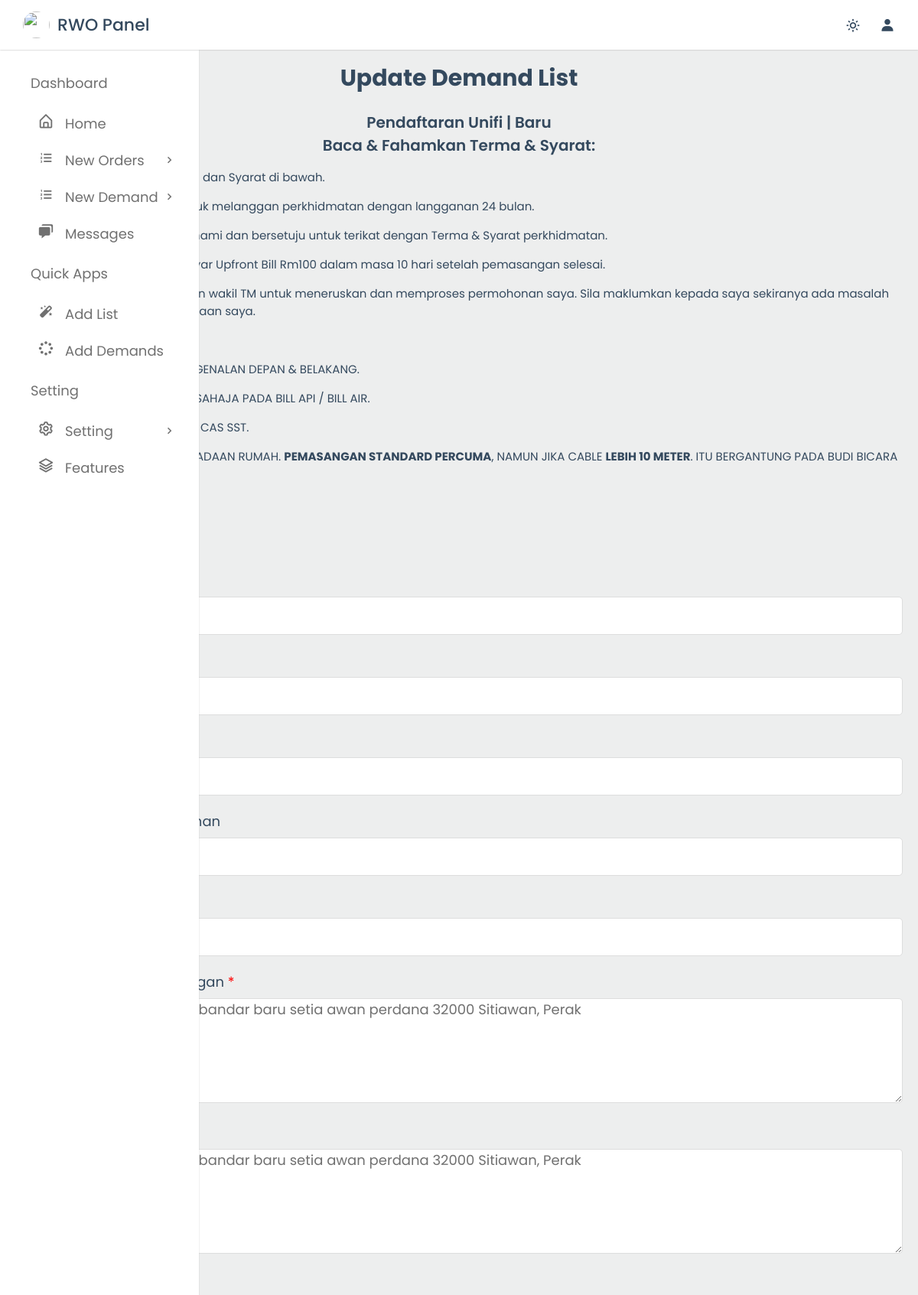
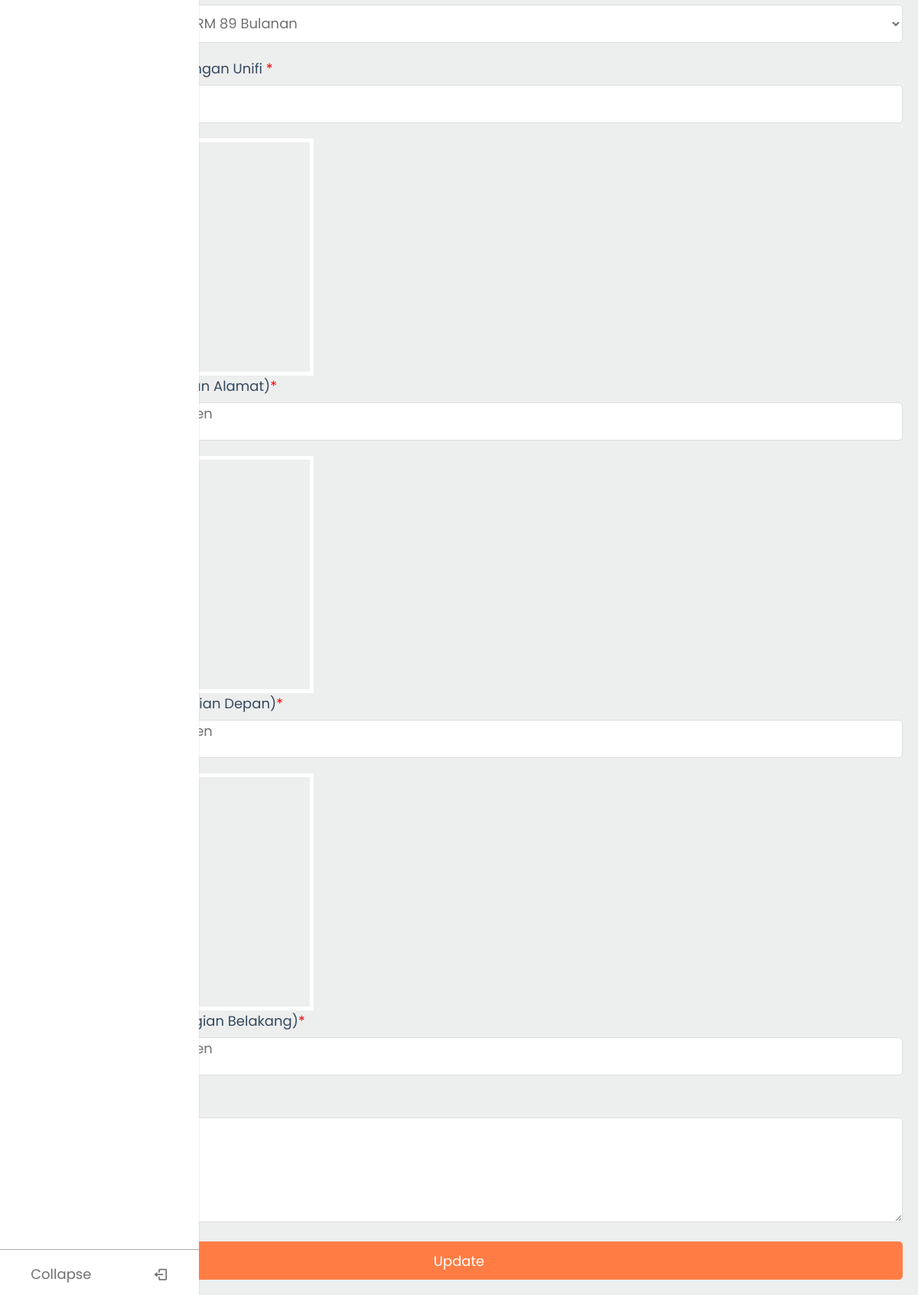
Screenshot of /rwopanel/update_demands.php?update=1 (signed in) with the database file from the repository (2 pictures, top to bottom).
### tables this page shows
CREATE TABLE `demand_list` (
  `id` int(5) NOT NULL,
  `unique_id` varchar(6) NOT NULL,
  `tarikh` date NOT NULL DEFAULT current_timestamp(),
  `nama` varchar(50) NOT NULL,
  `email` varchar(50) NOT NULL,
  `phoneno` varchar(12) NOT NULL,
  `phonenoTambahan` varchar(12) DEFAULT NULL,
  `nokp` varchar(12) NOT NULL,
  `alamatPemasangan` varchar(255) NOT NULL,
  `alamatBill` varchar(255) NOT NULL,
  `pid` varchar(255) NOT NULL,
  `tarikhWaktu` datetime DEFAULT NULL,
  `signa_s` varchar(255) NOT NULL,
  `signa_c` varchar(255) NOT NULL,
  `imgBill` varchar(255) NOT NULL,
  `imgKpD` varchar(255) NOT NULL,
  `imgKpB` varchar(255) NOT NULL,
  `status` varchar(50) NOT NULL DEFAULT 'Baru',
  `catatan` varchar(255) DEFAULT NULL
);

CREATE TABLE `products` (
  `id` int(100) NOT NULL,
  `name` varchar(100) NOT NULL,
  `s_name` varchar(5) NOT NULL,
  `category` varchar(100) NOT NULL,
  `price` decimal(10,2) NOT NULL,
  `image` varchar(100) NOT NULL,
  `komisen` decimal(10,2) NOT NULL
);

### rwopanel/update_demands.php (the view, shortened to what this page needs)
<?php
include '../components/connect.php';
?>
<!DOCTYPE html>
<html lang="en">
<head>
     <link rel="stylesheet" href="https://cdnjs.cloudflare.com/ajax/libs/font-awesome/6.1.1/css/all.min.css">
    <link href="https://unpkg.com/boxicons@2.1.4/css/boxicons.min.css" rel="stylesheet" />
    <link rel="stylesheet" href="../css/admin_style.css">
     <link rel="stylesheet" href="../css/datetimepicker/jquery.datetimepicker.min.css" />
</head>
<body>
<?php include '../components/admin_header.php' ?>
<section class="placed-orders">
<h1 class="heading">update demand list</h1>
<header>Pendaftaran Unifi  | Baru
Baca & Fahamkan Terma & Syarat:
</header>
<p>Saya <b>BERSETUJU</b> dengan Terma dan Syarat di bawah.
</p>
<p>* Dengan ini saya bersetuju untuk melanggan perkhidmatan dengan langganan 24 bulan.
</p>
<p>* Saya telah membaca, memahami dan bersetuju untuk terikat dengan Terma & Syarat perkhidmatan.
</p>
<p>* Saya bersetuju untuk membayar Upfront Bill Rm100 dalam masa 10 hari setelah pemasangan selesai.
</p>
<p>* Dengan ini saya membenarkan wakil TM untuk meneruskan dan memproses permohonan saya. Sila maklumkan kepada saya sekiranya ada masalah yang berkaitan dengan permintaan saya.</p>
<h4>Nota Penting:</h4>
<p>* SILA UPLOAD GAMBAR KAD PENGENALAN DEPAN & BELAKANG.</p>
<p>* SILA UPLOAD GAMBAR ALAMAT SAHAJA PADA BILL API / BILL AIR.</p>
<p>* SETIAP BILL BULANAN AKAN ADA CAS SST.</p>
<p>* PEMASANGAN BERGANTUNG KEADAAN RUMAH. <b>PEMASANGAN STANDARD PERCUMA</b>, NAMUN JIKA CABLE <b>LEBIH 10 METER</b>. ITU BERGANTUNG PADA BUDI BICARA PIHAK TECHNICIAN.</p>
<h4>Terima Kasih</h4>
<h3>Penjual Sah TM</h3>
<h3>Muhamad Izzuddin</h3>
<?php
    $update_id = $_GET['update'];
    $show_update_list = $conn->prepare("SELECT * FROM `demand_list` WHERE id = ?");
    $show_update_list->execute([$update_id]);
    if($show_update_list->rowCount() > 0 ){
        while($fetch_updates = $show_update_list->fetch(PDO::FETCH_ASSOC)){
?>
<form action="" method="POST" class="form" enctype="multipart/form-data">
  <div class="input-box">
    <label>1. Email <span>*</span></label>
    <input type="email" name="email" placeholder="Isi Email" value="<?= $fetch_updates['email'];?>" required />
  </div>
  <div class="input-box">
    <label>2. Nama Penuh <span>*</span></label>
    <input type="text" name="nama" placeholder="Isi Nama Penuh" value="<?= $fetch_updates['nama'];?>" required />
  </div>
  <div class="input-box">
    <label>3. Nombor Telefon <span>*</span></label>
    <div class="select-mobile">
      <input type="number" name="phoneno" placeholder="Contoh: 01133165639" min="0" max="9999999999" maxlength="10" value="<?= $fetch_updates['phoneno'];?>" required />
    </div>
  </div>
  <div class="input-box">
    <label>4. Nombor Telefon Tambahan</label>
    <div class="select-mobile">
      <input type="number" name="phonenoTambahan" placeholder="Contoh: 01133165639" min="0" max="999999999999" maxlength="12"/>
    </div>
  </div>
  <div class="input-box">
    <label>5. Nombor K/P <span>*</span></label>
    <div class="select-mobile">
      <input type="number" name="nokp" placeholder="Contoh: 931104086159" maxlength="12" value="<?= $fetch_updates['nokp'];?>" required />
    </div>
  </div>
  <div class="input-box">
    <label>6. Alamat Penuh Pemasangan <span>*</span></label>
    <div class="select-alamat">
      <textarea name="alamatPemasangan" maxlength="1000" cols="30" rows="5" placeholder="Isi Alamat Pemasangan" required><?= $fetch_updates['alamatPemasangan'];?></textarea>
    </div>
  </div>
  <div class="input-box">
    <label>7. Alamat S/Menyurat <span>*</span></label>
    <div class="select-alamat">
      <textarea name="alamatBill" maxlength="1000" cols="30" rows="5" placeholder="Isi Alamat S/Menyurat" required><?= $fetch_updates['alamatBill'];?></textarea>
    </div>
  </div>
  <div class="input-box">
    <label>8. Pakej Unifi Terkini 2024</label>
        <?php
          $update_id = $_GET['update'];
          $grab = $conn->prepare("SELECT demand_list.pid, products.name FROM demand_list INNER JOIN products ON demand_list.pid = products.id WHERE demand_list.id = ?");
          $grab->execute([$update_id]);
          if($grab->rowCount() > 0){
            while($fetch_grab = $grab->fetch(PDO::FETCH_ASSOC)){
        ?>
      <select name="pid" class="box" required>
         <option value="<?= $fetch_grab['pid'];?>" disabled selected><?= $fetch_grab['name'];?></option>
         <?php
            }
          }
         ?>
      </select>
  </div>
  <div class="input-box">
    <label>9. Tarikh & Waktu Pemasangan Unifi <span>*</span></label>
    <input type="text" class="box" value="<?= $fetch_updates['tarikhWaktu'];?>" autocomplete="off" placeholder="Pilih Tarikh & Waktu" name="tarikhWaktu" id="timedatePicker" required/>
  </div>
  <div class="input-box">
    <label>10. Bill Api / Bill Air (Bahagian Alamat)<span>*</span></label>
    <input type="file" name="imgBill" class="box" accept="image/jpg, image/jpeg, image/png, image/webp">
  </div>
  <div class="input-box">
    <label>11. Kad Pengenalan (Bahagian Depan)<span>*</span></label>
    <input type="file" name="imgKpD" class="box" accept="image/jpg, image/jpeg, image/png, image/webp">
  </div>
  <div class="input-box">
    <label>12. Kad Pengenalan (Bahagian Belakang)<span>*</span></label>
    <input type="file" name="imgKpB" class="box" accept="image/jpg, image/jpeg, image/png, image/webp">
  </div>
  <div class="input-box">
    <label>13. Catatan <span>*</span></label>
    <div class="select-alamat">
      <textarea name="catatan" maxlength="500" cols="30" rows="5" placeholder="Tambah Catatan"><?= $fetch_updates['catatan'];?></textarea>
    </div>
  </div>
  <button type="submit" name="update_demands" class="btn-submit">Update</button>
</form>
<?php
        }
    }
?>
</section>
</body>
</html>

### css/admin_style.css (style rules this page uses)
:root { --purple: #4834d4; --green: #00a400; --red: #e74c3c; --orange: #f39c12; --black: #34495e; --solidBlack: #222; --white: #fff; --yellow: #fed330; --blue: hsl(219, 85%, 26%); --Very-light-grayish-blue: hsl(210, 60%, 98%); --Light-grayish-blue-1: hsl(211, 68%, 94%); --Light-grayish-blue-2: hsl(205, 33%, 90%); --Grayish-blue: hsl(219, 14%, 63%); --Dark-grayish-blue: hsl(219, 12%, 42%); --Very-dark-blue: hsl(224, 21%, 14%); --light-bg: #f5f5f5; --light-color: #999; --border: 0.2rem solid var(--black); --box-shadow: 0 0.5rem 1rem rgba(0, 0, 0, 0.1); --primary-color: #41baa1; --text-color: #1a1a1a; --navbar-height: 60px; --primary-color: #00a400; --white-color: #fff; --blue-color: #4070f4; --grey-color: #707070; --grey-color-light: #aaa; }
body { min-height: 100vh; background-color: #edeeee; transition: all 0.5s ease; }
* { font-family: "Poppins", sans-serif; margin: 0; padding: 0; box-sizing: border-box; text-decoration: none; outline: none; border: none; }
html { font-size: 62.5%; overflow-x: hidden; }
section { max-width: 1200px; margin: 0 auto; padding: 2rem; }
.heading { text-align: center; margin-bottom: 2rem; text-transform: capitalize; color: var(--black); font-size: 3rem; }

### rwopanel/update_demands.php (style rules this page uses)
p { margin-top: 15px !important; font-size: 1.5rem !important; color: var(--black) !important; }
h3 { font-size: 1.5rem !important; color: var(--black) !important; }
h4 { margin-top: 15px !important; font-size: 1.5rem !important; color: var(--black) !important; }
header { font-size: 2rem !important; color: var(--black) !important; font-weight: 600 !important; text-align: center !important; }
.form { margin-top: 30px !important; }
.input-box { width: 100% !important; margin-top: 20px !important; }
.input-box label { color: var(--black) !important; font-size: 1.8rem !important; }
.input-box span { color: red !important; }
.form :where(.input-box input, .input-box select, .select-box) { position: relative; height: 50px; width: 100%; font-size: 1.8rem; color: #707070; margin-top: 8px; outline: none; border: 1px solid #ddd; border-radius: 5px; padding: 0 15px; background-color: #fff; }
.select-mobile { display: flex; column-gap: 10px; }
.select-residen select, .select-alamat textarea { margin-top: 8px; color: #707070; background-color: #fff; font-size: 1.8rem !important; height: 100%; width: 40%; outline: none; border: 1px solid #ddd; border-radius: 5px; width: 100%; }
.form button { margin-top: 20px; height: 50px; width: 100%; border: none; border-radius: 5px; font-size: 1.8rem !important; font-weight: 400; color: #fff; transition: all 0.2s ease; background-color: rgb(255, 125, 69); cursor: pointer; }

### rows the page displays
demand_list: nama "Wan Muhammad Izzat", phoneno "0184674760", alamatPemasangan "No 915 jalan 3/21 residen 3 bandar baru setia awan perdana 32000 Sitiawan, Perak", alamatBill "No 915 jalan 3/21 residen 3 bandar baru setia awan perdana 32000 Sitiawan, Perak", pid "Unifi Home 100Mbps (P) RM 89 Bulanan", tarikhWaktu "0000-00-00 00:00:00"
